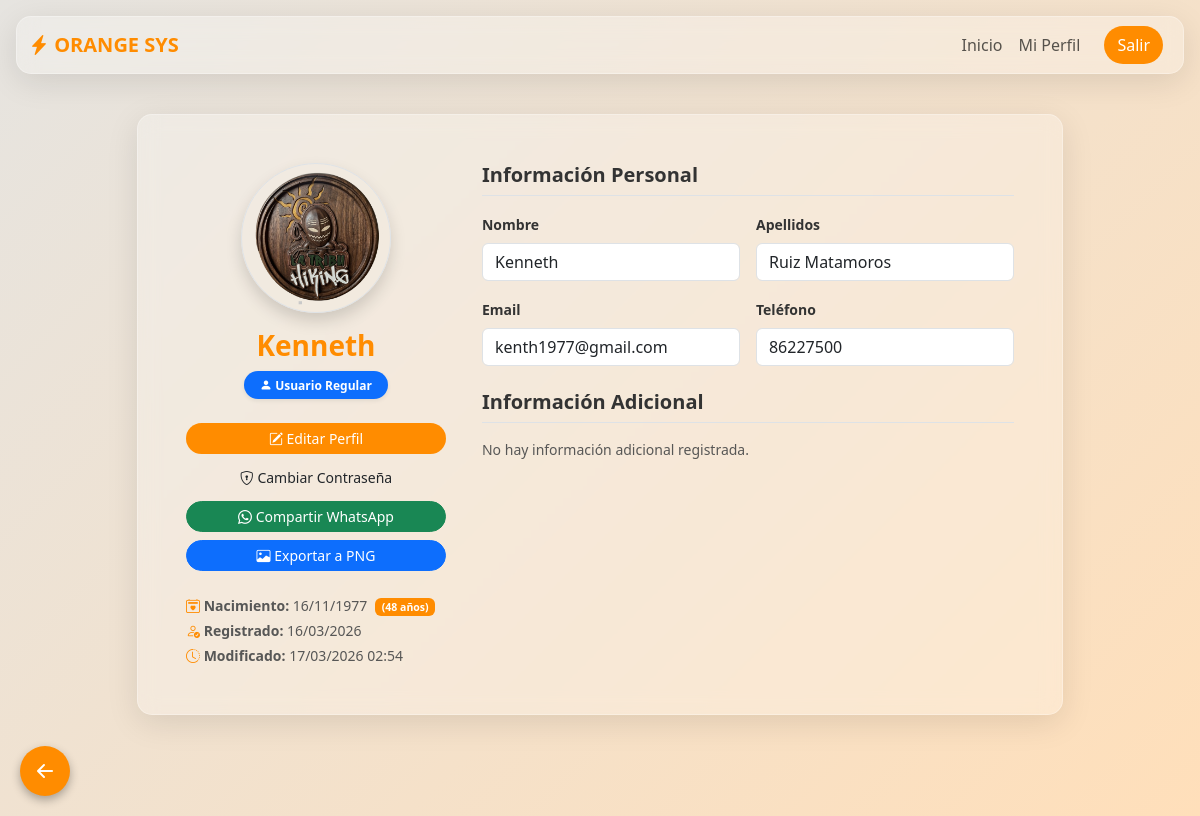
Page /perfil (signed in) on the earlier database version.
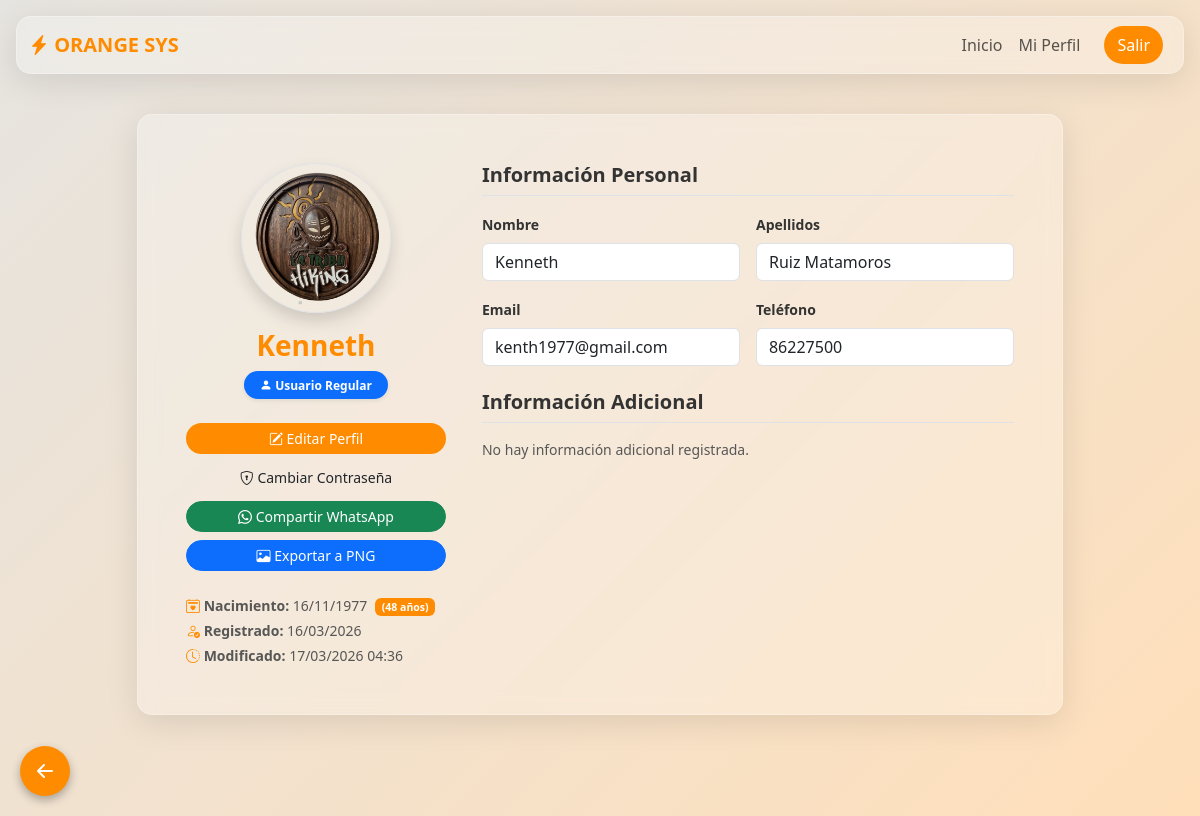
Same page on the later database version.
### models.py (models this page shows)
class User(Base):
    __tablename__ = 'users'
    id = Column(Integer, primary_key=True, autoincrement=True)
    first_name = Column(String(100), nullable=False)
    last_name1 = Column(String(100), nullable=False)
    last_name2 = Column(String(100), nullable=False)
    email = Column(String(150), unique=True, nullable=False)
    phone = Column(String(20), nullable=False)
    birth_date = Column(DateTime, nullable=False)
    password = Column(String(255), nullable=False)
    avatar = Column(String(255), default='default.png')
    role = Column(String(50), default='Usuario')
    created_at = Column(DateTime, default=datetime.utcnow)
    updated_at = Column(DateTime, default=datetime.utcnow, onupdate=datetime.utcnow)
    extra_fields = relationship("ExtraField", back_populates="user", cascade="all, delete-orphan")

### routes.py (the view)
@main_bp.route('/perfil')
@login_required
def perfil():
    db = SessionLocal()
    user = db.query(User).get(session['user_id'])
    export_data = prepare_export_data(user)
    html = render_template('perfil.html', user=user, export_data=export_data)
    db.close()
    return html

### routes.py (called while the page is built)
def login_required(f):
    from functools import wraps
    @wraps(f)
    def decorated_function(*args, **kwargs):
        if 'user_id' not in session:
            flash('Por favor, inicia sesión primero.', 'warning')
            return redirect(url_for('main.login'))
        return f(*args, **kwargs)
    return decorated_function

### users.py (called while the page is built, shortened)
def prepare_export_data(user: User):
    data = {
        "Nombre Completo": f"{user.first_name} {user.last_name1} {user.last_name2}",
        "Email": user.email,
        "Teléfono": user.phone,
        "Fecha de Nacimiento": user.birth_date.strftime('%d/%m/%Y'),
        "Rol": user.role,
        "Registro": user.created_at.strftime('%d/%m/%Y %H:%M')
    }
    return {k: v for k, v in data.items() if v not in [None, "None", "null", ""]}

### templates/perfil.html (shortened to what this page needs)
{% extends 'base.html' %}
{% block content %}
<div class="row justify-content-center">
    <div class="col-lg-10">
        <div id="profileCard" class="glass-card p-4 p-md-5 animate__animated animate__fadeIn">
            <div class="row">
                <div class="col-md-4 text-center border-end-md">
                    <div class="position-relative d-inline-block mb-3">
                        <img src="{{ url_for('static', filename='img/' + (user.avatar if user.avatar else 'default.png')) }}"
                             class="rounded-circle border border-orange p-1 shadow"
                             style="width: 150px; height: 150px; object-fit: cover;"
                             onerror="this.src='https://placehold.co/150x150?text=Avatar'"
                             alt="Avatar">
                    </div>
                    <h3 class="fw-bold text-orange mb-0">{{ user.first_name }}</h3>
                    <div class="mt-2 mb-1">
                        {% set rol_mostrar = user.role if user.role else 'Usuario' %}
                        {% if rol_mostrar == 'Superusuario' %}
                            <span class="badge bg-danger rounded-pill px-3 py-2 shadow-sm"><i class="bi bi-star-fill"></i> Superusuario</span>
                        {% elif rol_mostrar == 'Administrador' %}
                            <span class="badge bg-warning text-dark rounded-pill px-3 py-2 shadow-sm"><i class="bi bi-shield-lock-fill"></i> Administrador</span>
                        {% else %}
                            <span class="badge bg-primary rounded-pill px-3 py-2 shadow-sm"><i class="bi bi-person-fill"></i> Usuario Regular</span>
                        {% endif %}
                    </div>
                    <div class="d-grid gap-2 mt-4">
                        <a href="{{ url_for('main.editar_perfil') }}" class="btn bg-orange text-white rounded-pill btn-sm">
                            <i class="bi bi-pencil-square"></i> Editar Perfil
                        </a>
                        <button class="btn btn-outline-orange rounded-pill btn-sm" data-bs-toggle="modal" data-bs-target="#modalPassword">
                            <i class="bi bi-shield-lock"></i> Cambiar Contraseña
                        </button>
                        <button class="btn btn-success rounded-pill btn-sm" onclick="exportToWhatsApp()">
                            <i class="bi bi-whatsapp"></i> Compartir WhatsApp
                        </button>
                        <button class="btn btn-primary rounded-pill btn-sm" onclick="exportToPNG()">
                            <i class="bi bi-image"></i> Exportar a PNG
                        </button>
                    </div>
                    <div class="mt-4 text-start small text-muted">
                        <p class="mb-1">
                            <i class="bi bi-calendar2-heart text-orange"></i> <strong>Nacimiento:</strong>
                            {{ user.birth_date.strftime('%d/%m/%Y') if user.birth_date else 'N/A' }}
                            {% if user.birth_date %}
                                <span id="userAgeDisplay" class="badge bg-orange ms-1"></span>
                            {% endif %}
                        </p>
                        <p class="mb-1"><i class="bi bi-person-check text-orange"></i> <strong>Registrado:</strong> {{ user.created_at.strftime('%d/%m/%Y') if user.created_at else 'N/A' }}</p>
                        <p class="mb-0"><i class="bi bi-clock-history text-orange"></i> <strong>Modificado:</strong> {{ user.updated_at.strftime('%d/%m/%Y %H:%M') if user.updated_at else 'N/A' }}</p>
                    </div>
                </div>
                <div class="col-md-8 ps-md-4 mt-4 mt-md-0">
                    <h5 class="fw-bold border-bottom pb-2 mb-3">Información Personal</h5>
                    <form action="#" method="POST">
                        <div class="row g-3">
                            <div class="col-md-6">
                                <label class="form-label small fw-bold">Nombre</label>
                                <input type="text" class="form-control glass-input" value="{{ user.first_name }}" readonly>
                            </div>
                            <div class="col-md-6">
                                <label class="form-label small fw-bold">Apellidos</label>
                                <input type="text" class="form-control glass-input" value="{{ user.last_name1 }} {{ user.last_name2 }}" readonly>
                            </div>
                            <div class="col-md-6">
                                <label class="form-label small fw-bold">Email</label>
                                <input type="email" class="form-control glass-input" value="{{ user.email }}" readonly>
                            </div>
                            <div class="col-md-6">
                                <label class="form-label small fw-bold">Teléfono</label>
                                <input type="text" class="form-control glass-input" value="{{ user.phone }}" readonly>
                            </div>
                        </div>
                        <h5 class="fw-bold border-bottom pb-2 mb-3 mt-4">Información Adicional</h5>
                        <div class="row g-3">
                            {% if user.extra_fields %}
                                {% for field in user.extra_fields %}
                                <div class="col-md-6">
                                    <label class="form-label small fw-bold">{{ field.label or field.field_type }}</label>
                                    <input type="text" class="form-control glass-input" value="{{ field.value }}" readonly>
                                </div>
                                {% endfor %}
                            {% else %}
                                <div class="col-12 small text-muted">No hay información adicional registrada.</div>
                            {% endif %}
                        </div>
                    </form>
                </div>
            </div>
        </div>
    </div>
</div>
{% endblock %}

### templates/base.html (shortened to what this page needs)
<!DOCTYPE html>
<html lang="es">
<head>
    <link rel="stylesheet" href="{{ url_for('static', filename='css/main.css') }}">
</head>
<body>
    <nav class="navbar navbar-expand-lg desktop-navbar glass-card m-3 sticky-top">
        <div class="container-fluid">
            <a class="navbar-brand fw-bold text-orange" href="{{ url_for('main.home') }}">
                <i class="bi bi-lightning-charge-fill"></i> ORANGE SYS
            </a>
            <div class="collapse navbar-collapse" id="navbarNav">
                <ul class="navbar-nav ms-auto align-items-center">
                    <li class="nav-item">
                        <a class="nav-link" href="{{ url_for('main.home') }}">Inicio</a>
                    </li>
                    {% if session.get('user_id') %}
                        <li class="nav-item">
                            <a class="nav-link" href="{{ url_for('main.perfil') }}">Mi Perfil</a>
                        </li>
                        <li class="nav-item ms-lg-3">
                            <a class="btn bg-orange text-white rounded-pill" href="{{ url_for('main.logout') }}">Salir</a>
                        </li>
                    {% endif %}
                </ul>
            </div>
        </div>
    </nav>
    <main class="container py-4">
        {% block content %}{% endblock %}
    </main>
    <button onclick="window.history.back()" class="btn-back-global" title="Volver atrás">
        <i class="bi bi-arrow-left-short fs-2"></i>
    </button>
</body>
</html>

### static/css/main.css (style rules this page uses)
:root { --orange-primary: #ff8c00; --orange-secondary: #ff4500; --glass-bg: rgba(255, 255, 255, 0.25); --glass-border: rgba(255, 255, 255, 0.3); --glass-blur: blur(10px); --text-color: #333; --bg-gradient: linear-gradient(135deg, #e6e4e0 0%, #ffdfba 100%); }
body { background: var(--bg-gradient); background-attachment: fixed; min-height: 100vh; font-family: 'Segoe UI', Tahoma, Geneva, Verdana, sans-serif; color: var(--text-color); }
.glass-card { background: var(--glass-bg); backdrop-filter: var(--glass-blur); -webkit-backdrop-filter: var(--glass-blur); border: 1px solid var(--glass-border); border-radius: 15px; box-shadow: 0 8px 32px 0 rgba(0, 0, 0, 0.1); }
.btn-back-global { position: fixed; bottom: 20px; left: 20px; width: 50px; height: 50px; border-radius: 50%; background-color: var(--orange-primary); color: white; display: flex; align-items: center; justify-content: center; box-shadow: 0 4px 10px rgba(0,0,0,0.3); z-index: 1000; transition: transform 0.3s ease; border: none; }
@media (min-width: 769px) { .desktop-navbar { display: block; } }
.text-orange { color: var(--orange-primary); }
.bg-orange { background-color: var(--orange-primary); }
.border-orange { border-color: var(--orange-primary); }

Differences in the rows shown:
changed User "Kenneth": updated_at "17/03/2026 02:54" → "17/03/2026 04:36"
